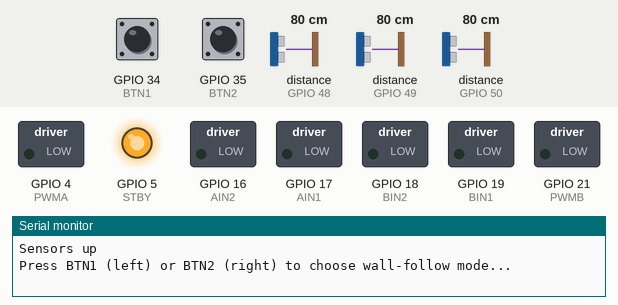
Simulated run of this sketch. Board: ESP32. Parts: switched loads named in the sketch (green lamp = pin HIGH), output pins drawn as LEDs (lit = HIGH), the last lines printed to the serial monitor. Inputs (shaded band) come from the test bench; at power-on: GPIO 34 (BTN1) LOW, distance to the obstacle (sensors on GPIO 48, GPIO 49, GPIO 50) 80 cm, GPIO 35 (BTN2) LOW.

Above: at 0.9 s.
1.0 s: GPIO 34 (BTN1) pulled HIGH for 0.15 s
At 2.4 s:
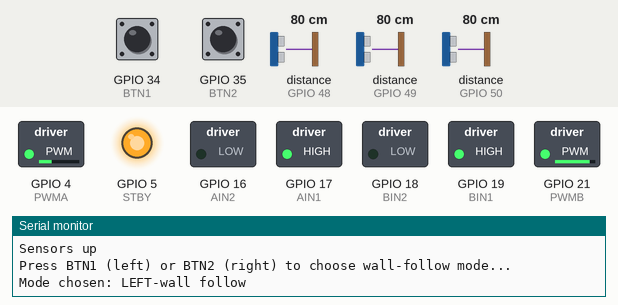
2.9 s: distance to the obstacle (sensor on GPIO 48) set to 14 cm
4.4 s: distance to the obstacle (sensor on GPIO 48) set to 12 cm
At 5.2 s:
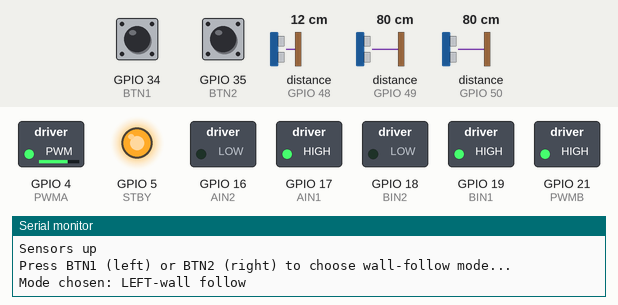
6.2 s: distance to the obstacle (sensor on GPIO 49) set to 13 cm
7.7 s: distance to the obstacle (sensor on GPIO 49) set to 10 cm
At 8.9 s:
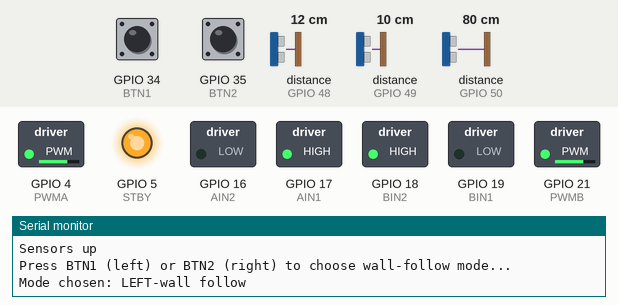
9.2 s: distance to the obstacle (sensor on GPIO 49) set to 18 cm
At 9.9 s:
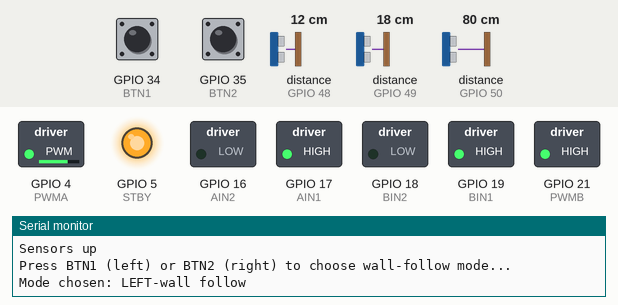
Timing chart, 0 to 11.8 s (numbered marks = the images above; inputs shaded):
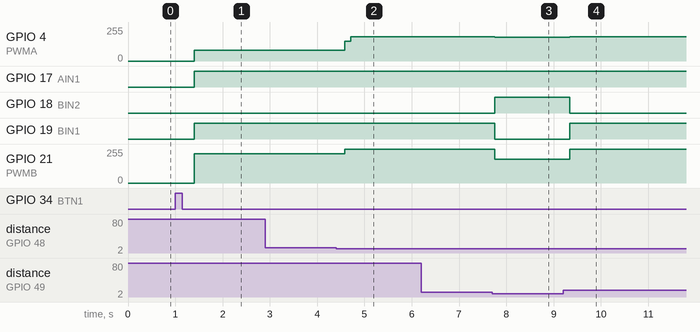

Measured:
- the behaviour switches between 13 and 12 cm on distance to the obstacle (sensor on GPIO 48) (found by bisection; images 1 and 2)
- the behaviour switches between 12 and 11 cm on distance to the obstacle (sensor on GPIO 49) (found by bisection; images 2 and 3)
- after the input at 1.0 s, GPIO 4 (PWMA): 0/255 → 80/255 after 0.40 s; GPIO 17 (AIN1), GPIO 19 (BIN1): LOW → HIGH after 0.40 s; GPIO 21 (PWMB): 0/255 → 220/255 after 0.40 s
- after the input at 2.9 s, every drawn part: stays the same
- after the input at 4.4 s, GPIO 4 (PWMA): 80/255 → 148/255 after 0.18 s, → 182/255 0.13 s later; GPIO 21 (PWMB): 220/255 → 255/255 after 0.18 s
- after the input at 6.2 s, every drawn part: stays the same
- after the input at 7.7 s, GPIO 4 (PWMA): 182/255 → 180/255 after 0.06 s; GPIO 18 (BIN2): LOW → HIGH after 0.06 s; GPIO 19 (BIN1): HIGH → LOW after 0.06 s; GPIO 21 (PWMB): 255/255 → 180/255 after 0.06 s
- after the input at 9.2 s, GPIO 4 (PWMA): 180/255 → 182/255 after 0.14 s; GPIO 18 (BIN2): HIGH → LOW after 0.14 s; GPIO 19 (BIN1): LOW → HIGH after 0.14 s; GPIO 21 (PWMB): 180/255 → 255/255 after 0.14 s

The sketch:

wall_follower.ino
```cpp
/* Wall Follower (no encoders) with smooth-front-arc behavior
   - BTN1 = left wall follow
   - BTN2 = right wall follow
   - baseSpeed = 240
   - Smooth "search toward missing wall" logic
   - Front-obstacle -> smooth arc (direction depends on follow mode)
   - Uses VL53L1X left/front/right
*/

#include <Wire.h>
#include <VL53L1X.h>

// ---------------- Pins ----------------
#define BTN1 34
#define BTN2 35

#define AIN1 17
#define AIN2 16
#define PWMA 4
#define STBY 5
#define BIN1 19
#define BIN2 18
#define PWMB 21

// XSHUT pins for sensors
#define XSHUT_L 13
#define XSHUT_F 27
#define XSHUT_R 25

// I2C addresses
#define ADDR_L 0x30
#define ADDR_F 0x31
#define ADDR_R 0x32

// ---------------- Sensors & globals ----------------
VL53L1X sensorL, sensorF, sensorR;
int timingBudget = 33; // ms

int distLeft = 0, distFront = 0, distRight = 0;

const int baseSpeed = 240;
const int targetDist = 80; // mm desired wall distance
const int frontThresh = 120; // mm consider "wall present"
const int wallThresh = 120; // mm consider "wall present"
const int outerSpeed = 220;
const int innerSpeed = 80;
const int rotationSpeed = 180;

// ---------------- Wall PID ----------------
float Kp = 1.45;
float Ki = 0.0;
float Kd = 0.84;
float pidPrev = 0, pidInt = 0;

// ---------------- Mode ----------------
bool followLeft = false; // set at startup

// ---------------- Motor helper ----------------
void mspeed(int a, int b) {
  // clamp to -255..255
  a = constrain(a, -255, 255);
  b = constrain(b, -255, 255);

  digitalWrite(AIN1, a >= 0); digitalWrite(AIN2, a < 0);
  analogWrite(PWMA, abs(a));

  digitalWrite(BIN1, b >= 0); digitalWrite(BIN2, b < 0);
  analogWrite(PWMB, abs(b));
}

// ---------------- Sensors ----------------
void setupSensors() {
  Wire.begin(33, 32);

  // Reset all sensors
  pinMode(XSHUT_L, OUTPUT); pinMode(XSHUT_F, OUTPUT); pinMode(XSHUT_R, OUTPUT);
  digitalWrite(XSHUT_L, LOW); digitalWrite(XSHUT_F, LOW); digitalWrite(XSHUT_R, LOW);
  delay(100);

  // Bring left up
  pinMode(XSHUT_L, INPUT); delay(10);
  if (!sensorL.init()) { Serial.println("SensorL init fail"); while(1); }
  sensorL.setAddress(ADDR_L);

  // front
  pinMode(XSHUT_F, INPUT); delay(10);
  if (!sensorF.init()) { Serial.println("SensorF init fail"); while(1); }
  sensorF.setAddress(ADDR_F);

  // right
  pinMode(XSHUT_R, INPUT); delay(10);
  if (!sensorR.init()) { Serial.println("SensorR init fail"); while(1); }
  sensorR.setAddress(ADDR_R);

  sensorL.setDistanceMode(VL53L1X::Medium);
  sensorF.setDistanceMode(VL53L1X::Medium);
  sensorR.setDistanceMode(VL53L1X::Medium);

  sensorL.setMeasurementTimingBudget(timingBudget * 1000);
  sensorF.setMeasurementTimingBudget(timingBudget * 1000);
  sensorR.setMeasurementTimingBudget(timingBudget * 1000);

  sensorL.startContinuous(timingBudget);
  sensorF.startContinuous(timingBudget);
  sensorR.startContinuous(timingBudget);

  Serial.println("Sensors up");
}

void updateSensors() {
  distLeft  = sensorL.read();
  distFront = sensorF.read();
  distRight = sensorR.read();
}

// ---------------- PID routines ----------------
void runWallPIDSingle(int measured, int desired, bool invertMirror) {
  // invertMirror == true -> mirror error (for right-wall case) so code below can be identical
  float e = (float)measured - (float)desired;
  if (invertMirror) e = -e;

  pidInt += e;
  pidInt = constrain(pidInt, -1000, 1000);
  float deriv = e - pidPrev;
  pidPrev = e;

  float pid = Kp * e + Ki * pidInt + Kd * deriv;

  // pid positive -> steering correction
  int leftSp = constrain(baseSpeed - pid, 0, 255);
  int rightSp = constrain(baseSpeed + pid, 0, 255);

  mspeed(leftSp, rightSp);
}

// ---------------- Main behavior (symmetric) ----------------
void behaviorStep() {
  updateSensors();

  // 1) If front obstacle, smooth arc depending on mode (Option B)
  if (distFront < frontThresh) {
    if (followLeft) {
      mspeed(rotationSpeed, -rotationSpeed); // turn right
    } else {
      mspeed(-rotationSpeed, rotationSpeed); // turn left
    }
    return;
  }
  if (followLeft) {
    if (distLeft > wallThresh) {
      mspeed(innerSpeed, outerSpeed);
      return;
    }
    runWallPIDSingle(distLeft, targetDist, false);
  } else {
    if (distRight > wallThresh) {
      mspeed(outerSpeed, innerSpeed);
      return;
    }
    runWallPIDSingle(distRight, targetDist, true);
  }

}

// ---------------- Setup & loop ----------------
void setup() {
  Serial.begin(115200);
  delay(10);

  // Motor pins
  pinMode(PWMA, OUTPUT); pinMode(AIN1, OUTPUT); pinMode(AIN2, OUTPUT);
  pinMode(PWMB, OUTPUT); pinMode(BIN1, OUTPUT); pinMode(BIN2, OUTPUT);
  pinMode(STBY, OUTPUT); digitalWrite(STBY, HIGH);

  // Buttons
  pinMode(BTN1, INPUT);
  pinMode(BTN2, INPUT);

  // Sensors
  setupSensors();

  Serial.println("Press BTN1 (left) or BTN2 (right) to choose wall-follow mode...");
  // wait for a button press at start
  while (true) {
    if (digitalRead(BTN1) == HIGH) { followLeft = true; break; }
    if (digitalRead(BTN2) == HIGH) { followLeft = false; break; }
    delay(10);
  }
  delay(300);
  Serial.printf("Mode chosen: %s-wall follow\n", followLeft ? "LEFT" : "RIGHT");
}

void loop() {
  behaviorStep();
  delay(timingBudget); // cadence matched to sensor timing
}
```
